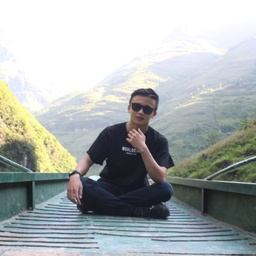
#> input picture Nhập môn thị giác máy tính - UIT/CS231-20521196_Buoi02/duc_foreground.jpg, 256 x 256 px, shrunk from 1365 x 1365 before the run, found by its file name
$ python 20521196_Bai06.py   (older library calls are emulated)
#> lines starting #> are read from the running program, lines starting #| are printed output that depends on the picture
import sys

from tqdm import trange
import numpy as np
from imageio import imread, imwrite
from scipy.ndimage.filters import convolve
import cv2
def calc_energy(img):
    filter_du = np.array([
        [1.0, 2.0, 1.0],
        [0.0, 0.0, 0.0],
        [-1.0, -2.0, -1.0],
    ])
    # This converts it from a 2D filter to a 3D filter, replicating the same
    # filter for each channel: R, G, B
    filter_du = np.stack([filter_du] * 3, axis=2)

    filter_dv = np.array([
        [1.0, 0.0, -1.0],
        [2.0, 0.0, -2.0],
        [1.0, 0.0, -1.0],
    ])
    # This converts it from a 2D filter to a 3D filter, replicating the same
    # filter for each channel: R, G, B
    filter_dv = np.stack([filter_dv] * 3, axis=2)

    img = img.astype('float32')
    convolved = np.absolute(convolve(img, filter_du)) + np.absolute(convolve(img, filter_dv))

    # We sum the energies in the red, green, and blue channels
    energy_map = convolved.sum(axis=2)

    return energy_map

def crop_c(img, scale_c):
    r, c, _ = img.shape
    new_c = int(scale_c * c)

    for i in trange(c - new_c):
        img = carve_column(img)

    return img

def crop_r(img, scale_r):
    img = np.rot90(img, 1, (0, 1))
    img = crop_c(img, scale_r)
    img = np.rot90(img, 3, (0, 1))
    return img

def carve_column(img):
    r, c, _ = img.shape

    M, backtrack = minimum_seam(img)
    mask = np.ones((r, c), dtype=np.bool)

    j = np.argmin(M[-1])
    for i in reversed(range(r)):
        mask[i, j] = False
        j = backtrack[i, j]

    mask = np.stack([mask] * 3, axis=2)
    img = img[mask].reshape((r, c - 1, 3))
    return img

def minimum_seam(img):
    r, c, _ = img.shape
    energy_map = calc_energy(img)

    M = energy_map.copy()
    backtrack = np.zeros_like(M, dtype=np.int)

    for i in range(1, r):
        for j in range(0, c):
            # Handle the left edge of the image, to ensure we don't index a -1
            if j == 0:
                idx = np.argmin(M[i-1, j:j + 2])
                backtrack[i, j] = idx + j
                min_energy = M[i-1, idx + j]
            else:
                idx = np.argmin(M[i - 1, j - 1:j + 2])
                backtrack[i, j] = idx + j - 1
                min_energy = M[i - 1, idx + j - 1]

            M[i, j] += min_energy

    return M, backtrack

def main():

    scale = 0.9
    in_filename = 'D:/Github/DataScience-UIT-Lab/Nhập môn thị giác máy tính - UIT/CS231-20521196_Buoi02/duc_foreground.jpg'
    out_filename = 'D:/Github/DataScience-UIT-Lab/Nhập môn thị giác máy tính - UIT/CS231_20521196_Buoi06/test_r.jpg'

    img = imread(in_filename)
#> img is the input picture: shape (256, 256, 3); mean R, G, B 170.2, 175.4, 174.8

    out = crop_r(img, scale)
#> in crop_r, `img = np.rot90(img, 1, (0, 1))`:
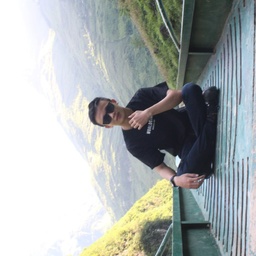
#> img: shape (256, 256, 3); mean of channels 0, 1, 2 170.2, 175.4, 174.8; drawn as R, G, B
#> the loop in crop_c, `for i in trange(c - new_c):` made 26 passes
#> pass 1, in calc_energy, `convolved = np.absolute(convolve(img, filter_du)) + np.absolute(convol..`:
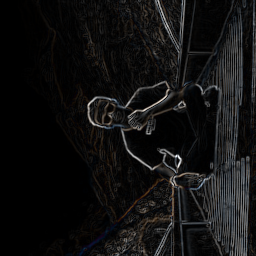
#> convolved: shape (256, 256, 3) float32; mean of channels 0, 1, 2 234.1, 229.4, 229.6; drawn with min black and max white
#> pass 1, in carve_column, `M, backtrack = minimum_seam(img)`:
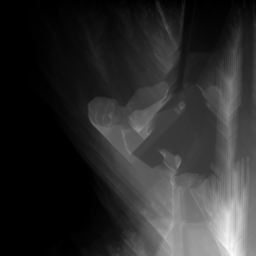
#> M: shape (256, 256) float32; min 0, max 95870, mean 16999.9; drawn with min black and max white
#> after the loop in crop_c, `for i in trange(c - new_c):`:
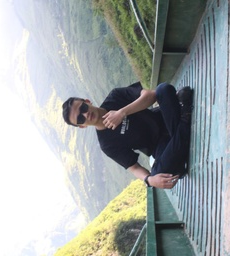
#> img: shape (256, 230, 3); mean of channels 0, 1, 2 160.7, 166.4, 165.7; drawn as R, G, B
#> in crop_r, `img = np.rot90(img, 3, (0, 1))`:
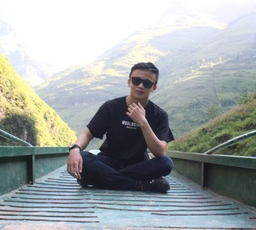
#> img: shape (230, 256, 3); mean of channels 0, 1, 2 160.7, 166.4, 165.7; drawn as R, G, B
    imwrite(out_filename, out)

if __name__ == '__main__':
    main()
